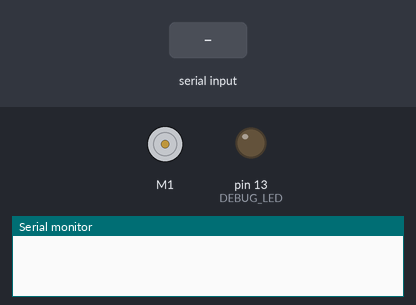
The sketch below on a simulated Arduino Uno, built with avr-gcc and run on an emulated ATmega328P. Shown: DC motor (green arrow = forward, orange = backward, longer = faster), output pins drawn as LEDs (lit = HIGH), the last lines printed to the serial monitor. The inputs (shaded band) are chosen by the test bench.

Above: at 1.2 s.
1.3 s: "1" received over the second serial link
At 1.7 s:
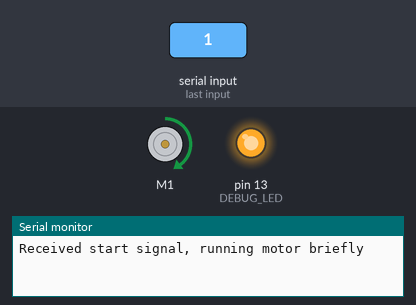
3.4 s: "2" received over the second serial link
At 3.9 s:
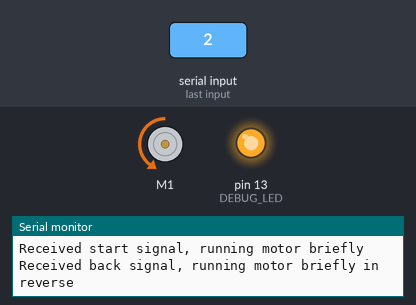
5.5 s: "3" received over the second serial link
At 10.9 s:
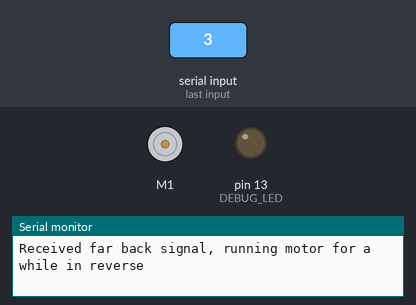
Timing chart, 0 to 12.4 s (numbered marks = the images above; inputs shaded):
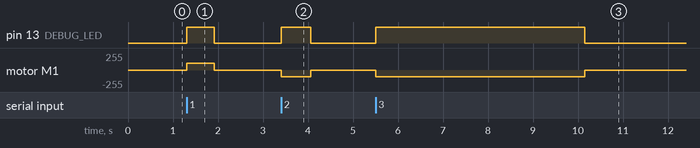

Measured:
- after the input at 1.3 s, pin 13 (DEBUG_LED): LOW → HIGH at once, → LOW 0.62 s later; motor M1: stopped → forward 100/255 at once, → stopped 0.62 s later
- after the input at 3.4 s, pin 13 (DEBUG_LED): LOW → HIGH at once, → LOW 0.66 s later; motor M1: stopped → backward 100/255 at once, → stopped 0.66 s later
- after the input at 5.5 s, pin 13 (DEBUG_LED): LOW → HIGH at once, → LOW 4.6 s later; motor M1: stopped → backward 100/255 at once, → stopped 4.6 s later

The sketch:

smarta_arduino_Adafruit_MotorShield_v2.ino
```cpp
// (licence header left out)
// This version of the program is for use ONLY with the Adafruit Motor Shield v2.

#include <Wire.h>
#include <Adafruit_MotorShield.h>
#include <SoftwareSerial.h>

// Adjust these delay values to run the motor longer/shorter depending on the characteristics of your
// SMARTA's conveyor belt, cups, and motor.
#define DISPENSE_DURATION 620
#define REWIND_DURATION 664

SoftwareSerial tabletSerial(9, 5); // RX, TX

Adafruit_MotorShield AFMS = Adafruit_MotorShield();
Adafruit_DCMotor *motor1 = AFMS.getMotor(1);

#define DEBUG_LED 13

void setup(void) {
  Serial.begin(115200);

  AFMS.begin();
  motor1->setSpeed(100);

  // initialize digital pin 13 as an output.
  pinMode(DEBUG_LED, OUTPUT);

  tabletSerial.begin(9600);
}

void loop(void) {
  // Print out whatever we receive from the tablet to our main serial connection for debugging.
  if (tabletSerial.available()) {
    char in = tabletSerial.read();
    if (in == '1') {
      Serial.println(F("Received start signal, running motor briefly"));
      digitalWrite(DEBUG_LED, HIGH);
      motor1->run(FORWARD);
      delay(DISPENSE_DURATION);
      digitalWrite(DEBUG_LED, LOW);
      motor1->run(RELEASE);
    } else if (in == '2') {
      Serial.println(F("Received back signal, running motor briefly in reverse"));
      digitalWrite(DEBUG_LED, HIGH);
      motor1->run(BACKWARD);
      delay(REWIND_DURATION);
      digitalWrite(DEBUG_LED, LOW);
      motor1->run(RELEASE);
    } else if (in == '3') {
      Serial.println(F("Received far back signal, running motor for a while in reverse"));
      digitalWrite(DEBUG_LED, HIGH);
      motor1->run(BACKWARD);
      delay(REWIND_DURATION * 7); // NOT CURRENTLY USED. Instead, phone app tracks how many reverses are needed and sends multiple "2" signals.
      digitalWrite(DEBUG_LED, LOW);
      motor1->run(RELEASE);
    }
  }
}
```
